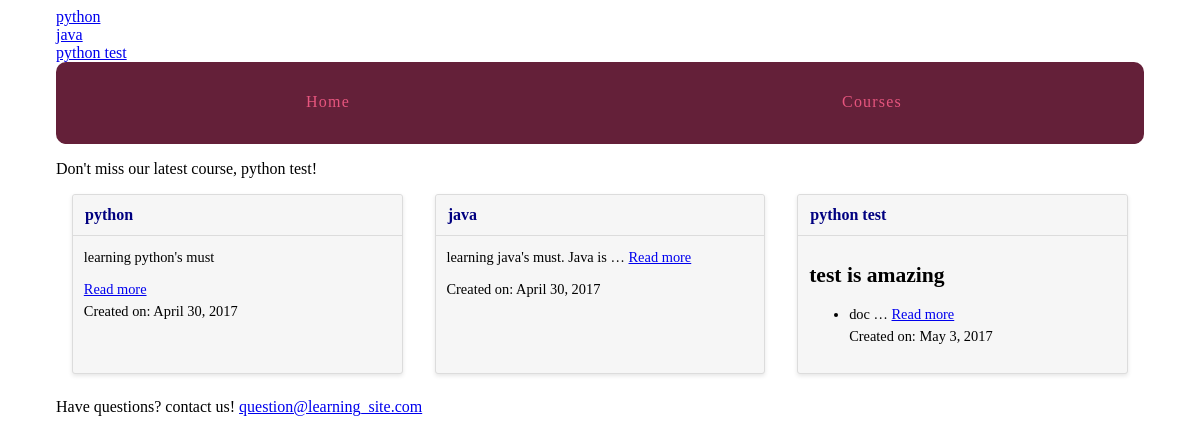
Page /courses/ on the committed database.
### courses/models.py (models this page shows)
class Course(models.Model):
	created_at = models.DateTimeField(auto_now_add=True)
	title = models.CharField(max_length=255)
	description = models.TextField()
	def __str__(self):
		return self.title

### courses/views.py (the view)
def course_list(request):
	courses = Course.objects.all()
	email ="question@learning_site.com"
	return render(request, 'courses/course_list.html', {'courses':courses,
		                                              'email': email})

### courses/templatetags/course_extras.py (called while the page is built)
@register.simple_tag
def newest_course():
	return Course.objects.latest('created_at')

@register.inclusion_tag('courses/course_nav.html')
def nav_courses_list():
	courses = Course.objects.all()
	return {'courses':courses}

@register.filter('markdown_to_html')
def markdown_to_html(markdown_text):
	html_body = markdown2.markdown(markdown_text)
	return html_body

### courses/templates/courses/course_list.html (shortened to what this page needs)
{% extends "layout.html" %}
{%  load static from staticfiles %}
{%  load course_extras %}
{% block static %}  <link rel="stylesheet" href="{% static 'courses/css/courses.css' %}">  {% endblock %}
{% block content %}
<div class="cards">
      {%   for course in courses   %}
      <div class="card">
<header>  <a href="{% url 'courses:detail' pk=course.pk %}"> {{course.title}} </a> </header>
      <div class="card-copy">
      	{%  if course.description %}
             {{course.description|markdown_to_html|safe|truncatewords:5}}
             <a href="{%url 'courses:detail' pk=course.pk %}"> Read more</a>
         {%  endif %}
      <div> Created on: {{ course.created_at|date:"F j, Y"}} </div>
      </div>
     </div>
        {%  endfor %}
</div> Have questions? contact us!  {{email|urlize}}    </div>
{% endblock %}

### templates/layout.html (shortened to what this page needs)
{% load static from staticfiles %}
{% load course_extras %}
<!doctype html>
<html>
     <head>
         <link rel="stylesheet" href="{% static 'css/layout.css' %}">
         {% block static %}  {% endblock %}
     </head>
      <body>
      <div class="site-container">
        <div> {% nav_courses_list %}  </div>
      	<nav>
      		<a href="{% url 'views.hello_world' %}"> Home </a>
      		<a  href= "{% url 'courses:list' %} "> Courses</a>
      	</nav>
        <p> Don't miss our latest course, {% newest_course %}!</p>
      	{%  block content %}
      	{% endblock %}
      </body>
</html>

### courses/templates/courses/course_nav.html
{% for course in courses %}
   <div> <a href="{% url 'courses:detail' pk=course.pk %}"> {{course.title}}  </a>  </div>
{% endfor %}

### assets/css/layout.css (style rules this page uses)
html { box-sizing: border-box; }
*, *::after, *::before { box-sizing: inherit; }
.site-container { max-width: 68em; margin-left: auto; margin-right: auto; }
.site-container::after { clear: both; content: ""; display: table; }
.site-container nav { width: 100%; display: table; width: 100%; table-layout: fixed; border-bottom-left-radius: 10px; border-bottom-right-radius: 10px; border-top-left-radius: 10px; border-top-right-radius: 10px; border-bottom-left-radius: 10px; border-top-left-radius: 10px; border-bottom-right-radius: 10px; border-top-right-radius: 10px; background-color: #642039; margin-bottom: 1em; overflow: hidden; }
.site-container nav a { display: table-cell; width: 8.33333%; padding: 10px; border-bottom: 2px solid #642039; color: #e6557e; letter-spacing: 0.075em; line-height: 60px; text-align: center; text-decoration: none; }
.cards { display: -webkit-box; display: -moz-box; display: box; display: -webkit-flex; display: -moz-flex; display: -ms-flexbox; display: flex; -webkit-box-lines: multiple; -moz-box-lines: multiple; box-lines: multiple; -webkit-flex-wrap: wrap; -moz-flex-wrap: wrap; -ms-flex-wrap: wrap; flex-wrap: wrap; -webkit-box-pack: justify; -moz-box-pack: justify; box-pack: justify; -webkit-justify-content: space-between; -moz-justify-content: space-between; -ms-justify-content: space-between; -o-justify-content: space-between; justify-content: space-between; -ms-flex-pack: justify; }
.card { -webkit-flex-basis: 15em; -moz-flex-basis: 15em; flex-basis: 15em; -ms-flex-preferred-size: 15em; -webkit-flex-grow: 1; -moz-flex-grow: 1; flex-grow: 1; -ms-flex-positive: 1; -webkit-transition: all 0.2s ease-in-out; -moz-transition: all 0.2s ease-in-out; transition: all 0.2s ease-in-out; background-color: #f6f6f6; border-radius: 3px; border: 1px solid gainsboro; box-shadow: 0 2px 4px #e6e6e6; margin: 0 1em 1.5em 1em; position: relative; }
.card header { -webkit-transition: all 0.2s ease-in-out; -moz-transition: all 0.2s ease-in-out; transition: all 0.2s ease-in-out; background-color: #f6f6f6; border-bottom: 1px solid gainsboro; border-radius: 3px 3px 0 0; font-weight: bold; line-height: 1.5em; padding: 0.5em 0.75em; }
.card header a { color: #642039; text-decoration: none; }
.card .card-copy { font-size: 0.9em; line-height: 1.5em; padding: 0.75em 0.75em; }
.card .card-copy p { margin: 0 0 0.75em; }

### courses/static/courses/css/courses.css (style rules this page uses)
.card header a { color: #000080; }

### rows in the picture
Course: title "python", description "learning python's must", created_at "April 30, 2017"
Course: title "java", description "learning java's must. Java is …", created_at "April 30, 2017"
Course: title "python test", description "test is amazing doc …", created_at "May 3, 2017"

### other values in the picture
{{ email|urlize }} "question@learning_site.com"
